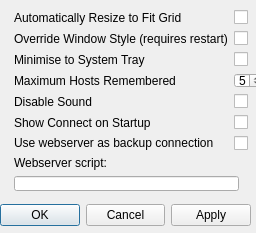
<?xml version="1.0" encoding="UTF-8"?>
<ui version="4.0">
 <class>SettingsDialog</class>
 <widget class="QDialog" name="SettingsDialog">
  <property name="geometry">
   <rect>
    <x>0</x>
    <y>0</y>
    <width>256</width>
    <height>233</height>
   </rect>
  </property>
  <property name="windowTitle">
   <string>Program Settings</string>
  </property>
  <widget class="QDialogButtonBox" name="buttonBox">
   <property name="geometry">
    <rect>
     <x>0</x>
     <y>200</y>
     <width>251</width>
     <height>31</height>
    </rect>
   </property>
   <property name="orientation">
    <enum>Qt::Horizontal</enum>
   </property>
   <property name="standardButtons">
    <set>QDialogButtonBox::Apply|QDialogButtonBox::Cancel|QDialogButtonBox::Ok</set>
   </property>
  </widget>
  <widget class="QWidget" name="gridLayoutWidget">
   <property name="geometry">
    <rect>
     <x>14</x>
     <y>10</y>
     <width>271</width>
     <height>181</height>
    </rect>
   </property>
   <layout class="QFormLayout" name="formLayout">
    <item row="0" column="0">
     <widget class="QLabel" name="automaticallyResizeLabel">
      <property name="text">
       <string>Automatically Resize to Fit Grid</string>
      </property>
     </widget>
    </item>
    <item row="0" column="1">
     <widget class="QCheckBox" name="automaticallyResizeCheckBox">
      <property name="maximumSize">
       <size>
        <width>30</width>
        <height>16777215</height>
       </size>
      </property>
     </widget>
    </item>
    <item row="1" column="0">
     <widget class="QLabel" name="overrideWindowStyleLabel">
      <property name="text">
       <string>Override Window Style (requires restart)</string>
      </property>
     </widget>
    </item>
    <item row="1" column="1">
     <widget class="QCheckBox" name="overrideWindowStyleCheckBox">
      <property name="maximumSize">
       <size>
        <width>30</width>
        <height>16777215</height>
       </size>
      </property>
     </widget>
    </item>
    <item row="2" column="0">
     <widget class="QLabel" name="minimiseToTrayLabel">
      <property name="text">
       <string>Minimise to System Tray</string>
      </property>
     </widget>
    </item>
    <item row="2" column="1">
     <widget class="QCheckBox" name="minimiseToTrayCheckBox">
      <property name="maximumSize">
       <size>
        <width>30</width>
        <height>16777215</height>
       </size>
      </property>
      <property name="text">
       <string/>
      </property>
     </widget>
    </item>
    <item row="3" column="0">
     <widget class="QLabel" name="maxHostsLabel">
      <property name="text">
       <string>Maximum Hosts Remembered</string>
      </property>
     </widget>
    </item>
    <item row="3" column="1">
     <widget class="QSpinBox" name="maxHostsSpinBox">
      <property name="minimumSize">
       <size>
        <width>25</width>
        <height>0</height>
       </size>
      </property>
      <property name="maximumSize">
       <size>
        <width>30</width>
        <height>16777215</height>
       </size>
      </property>
      <property name="maximum">
       <number>9</number>
      </property>
      <property name="value">
       <number>5</number>
      </property>
     </widget>
    </item>
    <item row="4" column="0">
     <widget class="QLabel" name="label">
      <property name="text">
       <string>Disable Sound</string>
      </property>
     </widget>
    </item>
    <item row="4" column="1">
     <widget class="QCheckBox" name="disableSound">
      <property name="maximumSize">
       <size>
        <width>30</width>
        <height>16777215</height>
       </size>
      </property>
      <property name="text">
       <string/>
      </property>
     </widget>
    </item>
    <item row="5" column="0">
     <widget class="QLabel" name="label_2">
      <property name="text">
       <string>Show Connect on Startup</string>
      </property>
     </widget>
    </item>
    <item row="5" column="1">
     <widget class="QCheckBox" name="connectStartup">
      <property name="maximumSize">
       <size>
        <width>30</width>
        <height>16777215</height>
       </size>
      </property>
      <property name="text">
       <string/>
      </property>
     </widget>
    </item>
    <item row="6" column="0">
     <widget class="QLabel" name="label_3">
      <property name="text">
       <string>Use webserver as backup connection</string>
      </property>
     </widget>
    </item>
    <item row="6" column="1">
     <widget class="QCheckBox" name="webBackup">
      <property name="maximumSize">
       <size>
        <width>30</width>
        <height>16777215</height>
       </size>
      </property>
      <property name="text">
       <string/>
      </property>
     </widget>
    </item>
    <item row="7" column="0">
     <widget class="QLabel" name="label_4">
      <property name="text">
       <string>Webserver script:</string>
      </property>
     </widget>
    </item>
    <item row="8" column="0" colspan="2">
     <widget class="QLineEdit" name="serverScript">
      <property name="maximumSize">
       <size>
        <width>225</width>
        <height>16777215</height>
       </size>
      </property>
     </widget>
    </item>
   </layout>
  </widget>
 </widget>
 <resources/>
 <connections>
  <connection>
   <sender>buttonBox</sender>
   <signal>accepted()</signal>
   <receiver>SettingsDialog</receiver>
   <slot>accept()</slot>
   <hints>
    <hint type="sourcelabel">
     <x>248</x>
     <y>254</y>
    </hint>
    <hint type="destinationlabel">
     <x>157</x>
     <y>274</y>
    </hint>
   </hints>
  </connection>
  <connection>
   <sender>buttonBox</sender>
   <signal>rejected()</signal>
   <receiver>SettingsDialog</receiver>
   <slot>reject()</slot>
   <hints>
    <hint type="sourcelabel">
     <x>316</x>
     <y>260</y>
    </hint>
    <hint type="destinationlabel">
     <x>286</x>
     <y>274</y>
    </hint>
   </hints>
  </connection>
 </connections>
</ui>
